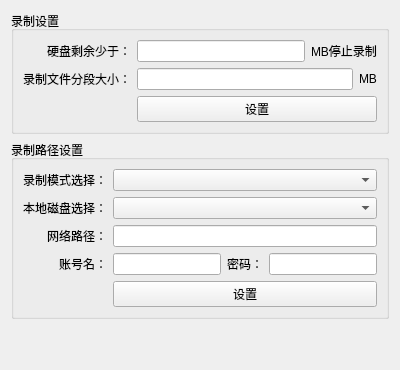
        <widget class="QWidget" name="page_DisManagement">
         <layout class="QVBoxLayout" name="verticalLayout_18">
          <item>
           <widget class="QGroupBox" name="groupBox_35">
            <property name="title">
             <string>录制设置</string>
            </property>
            <layout class="QFormLayout" name="formLayout_20">
             <property name="labelAlignment">
              <set>Qt::AlignRight|Qt::AlignTrailing|Qt::AlignVCenter</set>
             </property>
             <item row="0" column="0">
              <widget class="QLabel" name="lab_RecDisk">
               <property name="text">
                <string>硬盘剩余少于：</string>
               </property>
              </widget>
             </item>
             <item row="0" column="1">
              <layout class="QHBoxLayout" name="horizontalLayout_70">
               <item>
                <widget class="QLineEdit" name="lineEdit_RecDisk"/>
               </item>
               <item>
                <widget class="QLabel" name="lab_RecStop">
                 <property name="text">
                  <string>MB停止录制</string>
                 </property>
                </widget>
               </item>
              </layout>
             </item>
             <item row="1" column="0">
              <widget class="QLabel" name="lab_RecFile">
               <property name="text">
                <string>录制文件分段大小：</string>
               </property>
              </widget>
             </item>
             <item row="1" column="1">
              <layout class="QHBoxLayout" name="horizontalLayout_71">
               <item>
                <widget class="QLineEdit" name="lineEdit_RecFile"/>
               </item>
               <item>
                <widget class="QLabel" name="lab_RecSize">
                 <property name="text">
                  <string>MB</string>
                 </property>
                </widget>
               </item>
              </layout>
             </item>
             <item row="2" column="1">
              <widget class="QPushButton" name="pus_RecSet">
               <property name="text">
                <string>设置</string>
               </property>
              </widget>
             </item>
            </layout>
           </widget>
          </item>
          <item>
           <widget class="QGroupBox" name="groupBox_36">
            <property name="title">
             <string>录制路径设置</string>
            </property>
            <layout class="QFormLayout" name="formLayout_21">
             <property name="labelAlignment">
              <set>Qt::AlignRight|Qt::AlignTrailing|Qt::AlignVCenter</set>
             </property>
             <item row="0" column="0">
              <widget class="QLabel" name="lab_RecMode">
               <property name="text">
                <string>录制模式选择：</string>
               </property>
              </widget>
             </item>
             <item row="1" column="0">
              <widget class="QLabel" name="lab_RecLocDisk">
               <property name="text">
                <string>本地磁盘选择：</string>
               </property>
              </widget>
             </item>
             <item row="2" column="0">
              <widget class="QLabel" name="lab_RecNetPath">
               <property name="text">
                <string>网络路径：</string>
               </property>
              </widget>
             </item>
             <item row="3" column="0">
              <widget class="QLabel" name="lab_RecUser">
               <property name="text">
                <string>账号名：</string>
               </property>
              </widget>
             </item>
             <item row="0" column="1">
              <widget class="QComboBox" name="comboBox_11"/>
             </item>
             <item row="1" column="1">
              <widget class="QComboBox" name="comboBox_12"/>
             </item>
             <item row="2" column="1">
              <widget class="QLineEdit" name="lineEdit_RecNetPath"/>
             </item>
             <item row="3" column="1">
              <layout class="QHBoxLayout" name="horizontalLayout_72">
               <item>
                <widget class="QLineEdit" name="lineEdit_RecUser"/>
               </item>
               <item>
                <widget class="QLabel" name="lab_RecPwd">
                 <property name="text">
                  <string>密码：</string>
                 </property>
                </widget>
               </item>
               <item>
                <widget class="QLineEdit" name="lineEdit_RecPwd"/>
               </item>
              </layout>
             </item>
             <item row="4" column="1">
              <widget class="QPushButton" name="pus_RecPathSet">
               <property name="text">
                <string>设置</string>
               </property>
              </widget>
             </item>
            </layout>
           </widget>
          </item>
          <item>
           <spacer name="verticalSpacer_2">
            <property name="orientation">
             <enum>Qt::Vertical</enum>
            </property>
            <property name="sizeHint" stdset="0">
             <size>
              <width>20</width>
              <height>40</height>
             </size>
            </property>
           </spacer>
          </item>
         </layout>
        </widget>
